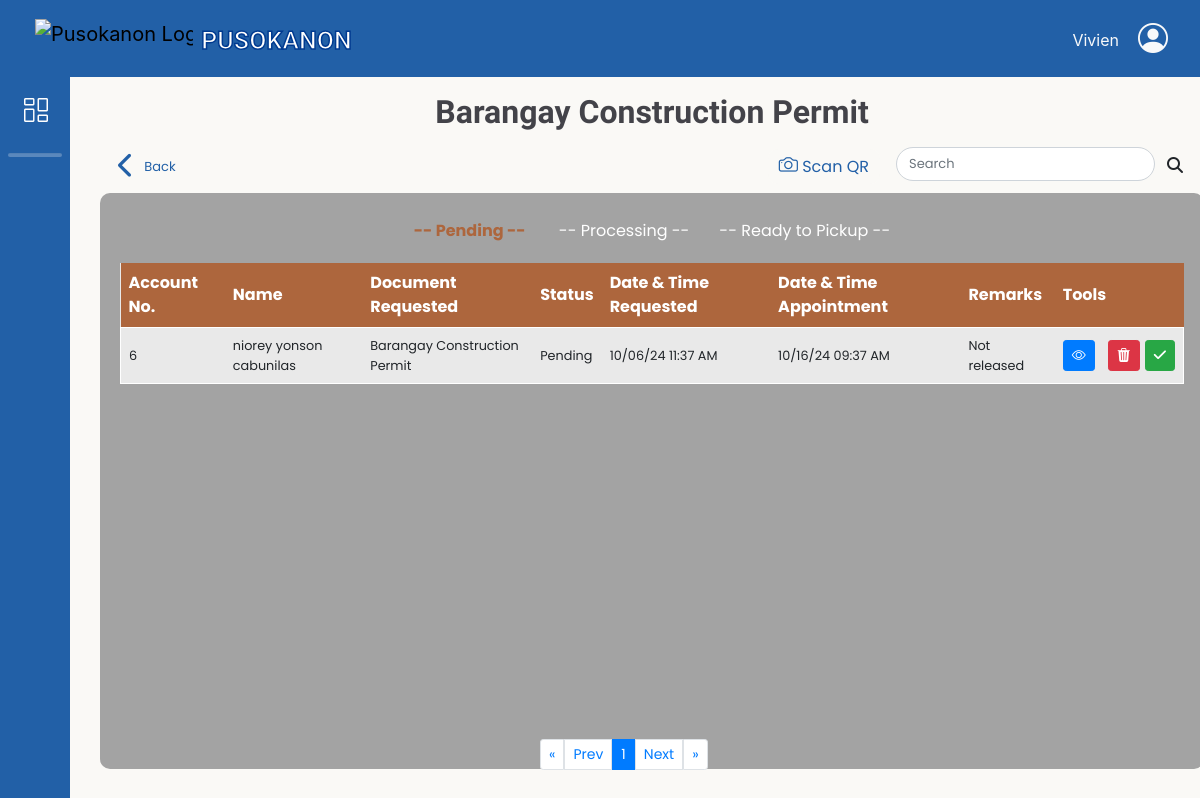
Screenshot of /adminbejo/Barangay-Construction_Permit.php (signed in) with the database file from the repository.
### tables this page shows
CREATE TABLE `request_doc` (
  `doc_ID` int(11) NOT NULL,
  `res_id` int(11) NOT NULL,
  `docType_id` int(11) NOT NULL,
  `purpose_id` int(11) NOT NULL,
  `purpose_name` varchar(255) DEFAULT NULL,
  `doc_amount` int(11) NOT NULL,
  `stat` varchar(50) NOT NULL DEFAULT 'Pending',
  `date_req` timestamp NOT NULL DEFAULT current_timestamp(),
  `date_processed` timestamp NULL DEFAULT current_timestamp() ON UPDATE current_timestamp(),
  `remarks` varchar(100) DEFAULT 'Not released',
  `request_id` varchar(20) NOT NULL,
  `qrCode_image` varchar(200) DEFAULT NULL,
  `document_requirements` varchar(64) DEFAULT NULL
);

CREATE TABLE `resident_users` (
  `res_ID` int(11) NOT NULL,
  `res_fname` varchar(50) NOT NULL,
  `res_lname` varchar(50) NOT NULL,
  `res_midname` varchar(50) NOT NULL,
  `res_suffix` varchar(10) DEFAULT NULL,
  `gender` varchar(10) NOT NULL,
  `birth_date` date NOT NULL,
  `civil_status` varchar(20) NOT NULL,
  `citizenship` varchar(30) NOT NULL,
  `place_birth` varchar(100) NOT NULL,
  `contact_no` varchar(13) NOT NULL,
  `res_email` varchar(100) NOT NULL,
  `addr_sitio` varchar(50) NOT NULL,
  `res_password` varchar(100) NOT NULL,
  `profile_picture` varchar(200) DEFAULT NULL,
  `registered_voter` varchar(15) NOT NULL,
  `userRole_id` int(11) NOT NULL,
  `verification_image` varchar(128) DEFAULT NULL,
  `register_at` datetime NOT NULL DEFAULT current_timestamp(),
  `reset_token_hash` varchar(64) DEFAULT NULL,
  `reset_token_expires_at` datetime DEFAULT NULL,
  `account_active_status` varchar(16) NOT NULL DEFAULT 'Unregistered'
);

CREATE TABLE `doc_type` (
  `docType_id` int(11) NOT NULL,
  `doc_name` varchar(100) NOT NULL,
  `doc_amount` int(11) NOT NULL
);

CREATE TABLE `appointment_tbl` (
  `appt_ID` int(11) NOT NULL,
  `res_ID` int(11) NOT NULL,
  `doc_ID` int(11) NOT NULL,
  `appt_date` date NOT NULL,
  `appt_time` time NOT NULL
);

### db/DBconn.php (called while the page is built, shortened)
<?php
function decryptData($data){
	return openssl_decrypt($data, 'aes-256-cbc', ENCRYPTION_KEY, 0, ENCRYPTION_KEY);
}
function fetchdocsRequestPermits($pdo,$doctype ,$status, $limit, $offset)
{
	$sql = "SELECT
                ru.res_id,
                ru.res_email AS res_email,
                rd.doc_ID AS doc_ID,  -- Specify the source of doc_ID
                rd.stat,
                CONCAT(ru.res_fname, ' ', ru.res_midname, ' ', ru.res_lname) AS resident_name,
                dt.doc_name AS document_name,
                dp.purpose_name AS purpose_name,
                rd.request_id,
                rd.date_req,
                at.appt_date AS  appt_date,
                at.appt_time AS appt_time,
                rd.document_requirements,
                rd.remarks
            FROM request_doc rd
            INNER JOIN appointment_tbl at ON rd.doc_ID = at.doc_ID
            INNER JOIN resident_users ru ON rd.res_id = ru.res_id
            INNER JOIN doc_type dt ON rd.docType_id = dt.docType_id
            INNER JOIN docs_purpose dp ON rd.purpose_id = dp.purpose_id
            WHERE dt.doc_name = :doctype AND rd.stat = :status
            LIMIT :limit OFFSET :offset ";
	$stmt = $pdo->prepare($sql);
	$stmt->bindParam(':status', $status, PDO::PARAM_STR);
	$stmt-> bindParam(':doctype', $doctype, PDO::PARAM_STR);
	$stmt->bindParam(':limit', $limit, PDO::PARAM_INT);
	$stmt->bindParam(':offset', $offset, PDO::PARAM_INT);
	$stmt->execute();
	return $stmt->fetchAll();
}

### adminbejo/Barangay-Construction_Permit.php (the view, shortened to what this page needs)
<?php
    include '../db/DBconn.php';
    include 'headerAdmin.php';
    $search = isset($_GET['search']) ? $_GET['search'] : '';
    $docType = 'Barangay Construction Permit';
    $stmt = $pdo->prepare("SELECT COUNT(*) FROM request_doc WHERE docType_id = (SELECT docType_id FROM doc_type WHERE doc_name = :docType) AND stat = 'Pending'");
    $stmt->bindParam(':docType', $docType, PDO::PARAM_STR);
    $stmt->execute();
    $number_of_pending_results = $stmt->fetchColumn();
    $stmt = $pdo->prepare("SELECT COUNT(*) FROM request_doc WHERE docType_id = (SELECT docType_id FROM doc_type WHERE doc_name = :docType) AND stat = 'Processing'");
    $stmt->bindParam(':docType', $docType, PDO::PARAM_STR);
    $stmt->execute();
    $number_of_processing_results = $stmt->fetchColumn();
    $stmt = $pdo->prepare("SELECT COUNT(*) FROM request_doc WHERE docType_id = (SELECT docType_id FROM doc_type WHERE doc_name = :docType) AND stat = 'Ready to pickup'");
    $stmt->bindParam(':docType', $docType, PDO::PARAM_STR);
    $stmt->execute();
    $number_of_completed_results = $stmt->fetchColumn();
    $results_per_page = 5;
    $number_of_pending_pages = ceil($number_of_pending_results / $results_per_page);
    $number_of_processing_pages = ceil($number_of_processing_results / $results_per_page);
    $number_of_completed_pages = ceil($number_of_completed_results / $results_per_page);
    $pending_page = isset($_GET['pending_page']) ? (int)$_GET['pending_page'] : 1;
    $processing_page = isset($_GET['processing_page']) ? (int)$_GET['processing_page'] : 1;
    $completed_page = isset($_GET['completed_page']) ? (int)$_GET['completed_page'] : 1;
    $pending_page = max(1, min($pending_page, $number_of_pending_pages));
    $processing_page = max(1, min($processing_page, $number_of_processing_pages));
    $completed_page = max(1, min($completed_page, $number_of_completed_pages));
    $pending_offset = ($pending_page - 1) * $results_per_page;
    $processing_offset = ($processing_page - 1) * $results_per_page;
    $completed_offset = ($completed_page - 1) * $results_per_page;
    if($search != null) {
        $pending = fetchdocsRequestSearch($pdo, $docType,'Pending', $results_per_page, $pending_offset, $search);
        $Processing = fetchdocsRequestSearch($pdo, $docType,'Processing', $results_per_page, $processing_offset, $search);
        $completed = fetchdocsRequestSearch($pdo, $docType,'Ready to pickup', $results_per_page, $completed_offset, $search);
    } else {
        $pending = fetchdocsRequestPermits($pdo, $docType,'Pending', $results_per_page, $pending_offset);
    }
?>
<link rel="stylesheet" href="css/slidingtableResidency.css">
<main>
    <div class="row">
        <div class="col-12 pt-3 d-flex justify-content-center">
            <h1 class="title"><?php echo $docType; ?></h1>
        </div>
    </div>
    <div class="d-flex justify-content-between align-items-center m-2">
        <a href="Admin-Document.php" class="back-button d-flex align-items-center">
            <i class="fa-solid fa-chevron-left fa-2x"></i>
            <span>Back</span>
        </a>
        <div class="d-flex align-items-center gap-3">
            <a href="ScanQR.php" class="btn camera-btn">
                <i class="bi bi-camera" style="font-size: 1.2rem;"></i>&nbsp;Scan QR
            </a>
            <form method="GET" id="searchForm">
                <div class="input-group mb-0 custom-search">
                    <input type="search" class="form-control custom-search" name="search" placeholder="Search" aria-label="Search" id="searchInput" value="<?php echo htmlspecialchars($search); ?>">
                    <button class="btn search-btn" title="Search" id="search_btn" type="submit">
                        <i class="fas fa-search"></i>
                    </button>
                </div>
            </form>
        </div>
    </div>
<div id="searchresult" class="table-content" style="min-width: 92vw; width: 92vw; max-width: 95vw;">
        <div id="originalTable">
            <div class="controls text-center mt-3">
                <a id="showTable1" class="link1">-- Pending  -- </a>&nbsp;&nbsp;&nbsp;&nbsp;&nbsp;&nbsp;
                <a id="showTable2" class="link2">-- Processing  --</a>&nbsp;&nbsp;&nbsp;&nbsp;&nbsp;&nbsp;
                <a id="showTable3" class="link3">-- Ready to Pickup -- </a>
            </div>
            <div id="table1Container">
                <table id="table1">
                    <thead>
                        <tr>
                            <th>Account No.</th>
                            <th>Name</th>
                            <th>Document Requested</th>
                            <th>Status</th>
                            <th>Date & Time Requested</th>
                            <th>Date & Time Appointment</th>
                            <th>Remarks</th>
                            <th>Tools</th>
                        </tr>
                    </thead>
                    <tbody style="font-size: .8rem;">
                        <?php if (empty($pending)): ?>
                            <tr><td colspan="8">No Pending Documents</td></tr>
                        <?php else: ?>
                            <?php foreach ($pending as $pendings): ?>
                                <tr>
                                    <?php
                                    $dataDecrypt = decryptData($pendings['res_email']); ?>
                                    <td><?= htmlspecialchars($pendings['res_id']); ?></td>
                                    <td><?= htmlspecialchars($pendings['resident_name']); ?></td>
                                    <td><?= htmlspecialchars($pendings['document_name']); ?></td>
                                    <td><?= htmlspecialchars($pendings['stat']); ?></td>
                                    <td><?= date('m/d/y h:i A', strtotime($pendings['date_req'])); ?></td>
                                    <td><?= date('m/d/y h:i A', strtotime($pendings['appt_date'] . ' ' . $pendings['appt_time'])); ?></td>
                                    <td><?= htmlspecialchars($pendings['remarks']); ?></td>
                                    <td>
                                        <div class="inline-tools">
                                            <a href="#" class="btn btn-primary btn-sm me-2" onclick='docDetails("<?= htmlspecialchars($pendings["document_requirements"]); ?>")'>
                                                <i class="bi bi-eye" title="View Details"></i>
                                            </a>
                                            <div title="Delete" class="btn btn-danger btn-sm btn-1" onclick="trashCancelDocument('<?= htmlspecialchars($pendings['doc_ID']); ?>', '<?= htmlspecialchars($pendings['request_id']); ?>')">
                                                <i class="bi bi-trash3-fill"></i>
                                            </div>
                                            <form class="status-form" action="../db/updateStatus.php" method="POST">
                                                <button title="Approve" type="button" class="btn btn-sm <?= $pendings['stat'] == 'Ready to pickup' ? 'btn-success' : 'btn-success'; ?>" onclick="showSweetAlert('<?= htmlspecialchars($dataDecrypt); ?>', '<?= htmlspecialchars($pendings['resident_name']); ?>', '<?= htmlspecialchars($pendings['document_name']); ?>','<?= htmlspecialchars($pendings['doc_ID']); ?>', '<?= htmlspecialchars($pendings['res_id']); ?>')"><i class="fa-solid fa-check"></i></button>
                                            </form>
                                        </div>
                                    </td>
                                </tr>
                            <?php endforeach; ?>
                        <?php endif; ?>
                    </tbody>
                </table>
                <nav id="pendingPagination" aria-label="Pending Page navigation">
                    <ul class="pagination pagination-sm ">
                        <li class="page-item">
                            <a class="page-link" href="?pending_page=1" aria-label="First">
                                <span aria-hidden="true">&laquo;</span>
                            </a>
                        </li>
                        <li class="page-item">
                            <a class="page-link" href="?pending_page=<?= max(1, $pending_page - 1) ?>" aria-label="Previous">
                                <span aria-hidden="true">Prev</span>
                            </a>
                        </li>
                        <?php for ($i = max(1, $pending_page - 2); $i <= min($number_of_pending_pages, $pending_page + 2); $i++): ?>
                            <li class="page-item <?= ($i == $pending_page) ? 'active' : '' ?>">
                                <a class="page-link" href="?pending_page=<?= $i ?>"><?= $i ?></a>
                            </li>
                        <?php endfor; ?>
                        <li class="page-item">
                            <a class="page-link" href="?pending_page=<?= min($number_of_pending_pages, $pending_page + 1) ?>" aria-label="Next">
                                <span aria-hidden="true">Next</span>
                            </a>
                        </li>
                        <li class="page-item">
                            <a class="page-link" href="?pending_page=<?= $number_of_pending_pages ?>" aria-label="Last">
                                <span aria-hidden="true">&raquo;</span>
                            </a>
                        </li>
                    </ul>
                </nav>
            </div>
        </div>
    </div>
</main>
<?php include 'footerAdmin.php';?>

### adminbejo/css/headerADstyle.css (style rules this page uses)
body { height: 100%; margin-top: 77px; background-color: #FAF9F6; }
a { text-decoration: none; }
li { list-style: none; }
h1 { font-weight: 600; font-size: 1rem; }

### adminbejo/css/slidingtableResidency.css (style rules this page uses)
html { transition: smooth 0.3s; }
table { width: 100%; border-collapse: collapse; margin-top: 20px; }
.controls { margin: 20px 0; }
.pagination { margin: 20px 0; justify-content: center; left: 45%; bottom: 0; position: fixed; padding-bottom: 10px; }
.pagination .page-item .page-link { margin: 0 0px; }
.table-content { height: 72svh; background-color: #a3a3a3; padding:10px 20px 10px 20px; border-radius: 10px; }
#table1Container thead { background-color: #ad663d; color: white; }
#table3Container, #table2Container, #table1Container { background-color: #e9e9e9; }
th, td { padding: 8px; text-align: left; }
tbody tr { border: 1px solid white; }
main { margin-left: 100px; margin-right: 30px }
h1 { font-family: 'Titan One', cursive; font-size: 2rem; color: #434349; }
.inline-tools { display: flex; align-items: center; justify-content: center; gap: 5px; }
.inline-tools form { margin: 0; }
.controls, .link1, .link2, .link3 { color: #ffffff; cursor: pointer; }
#showTable1:hover, #showTable1:focus, #showTable1.active { color: #ad663d; font-weight: bold; text-decoration: none; }
.back-button { display: flex; align-items: center; gap: 10px; padding: 5px 10px; border: none; border-radius: 30px; font-size: 13px; cursor: pointer; color: #2260a7; }
.custom-search { width: 300px; border-radius: 30px !important; font-size: 13px; }
.search-btn { border-radius: 50% !important; }
.back-button { margin-right: 10px; }
.camera-btn { background-color: #FAF9F6; color: #2260a7; padding: 2px 10px 2px 10px; border-radius: 10px; }

### rows the page displays
request_doc: res.res_ID "6", resident_name "niorey yonson cabunilas", docType.doc_name "Barangay Construction Permit", stat "Pending", date_req "10/06/24 11:37 AM", appointment_tbl.appt_date+appt_time "10/16/24 09:37 AM", remarks "Not released"

### other values shown
$_SESSION['staff_fname'] "Vivien"
$docType "Barangay Construction Permit"
